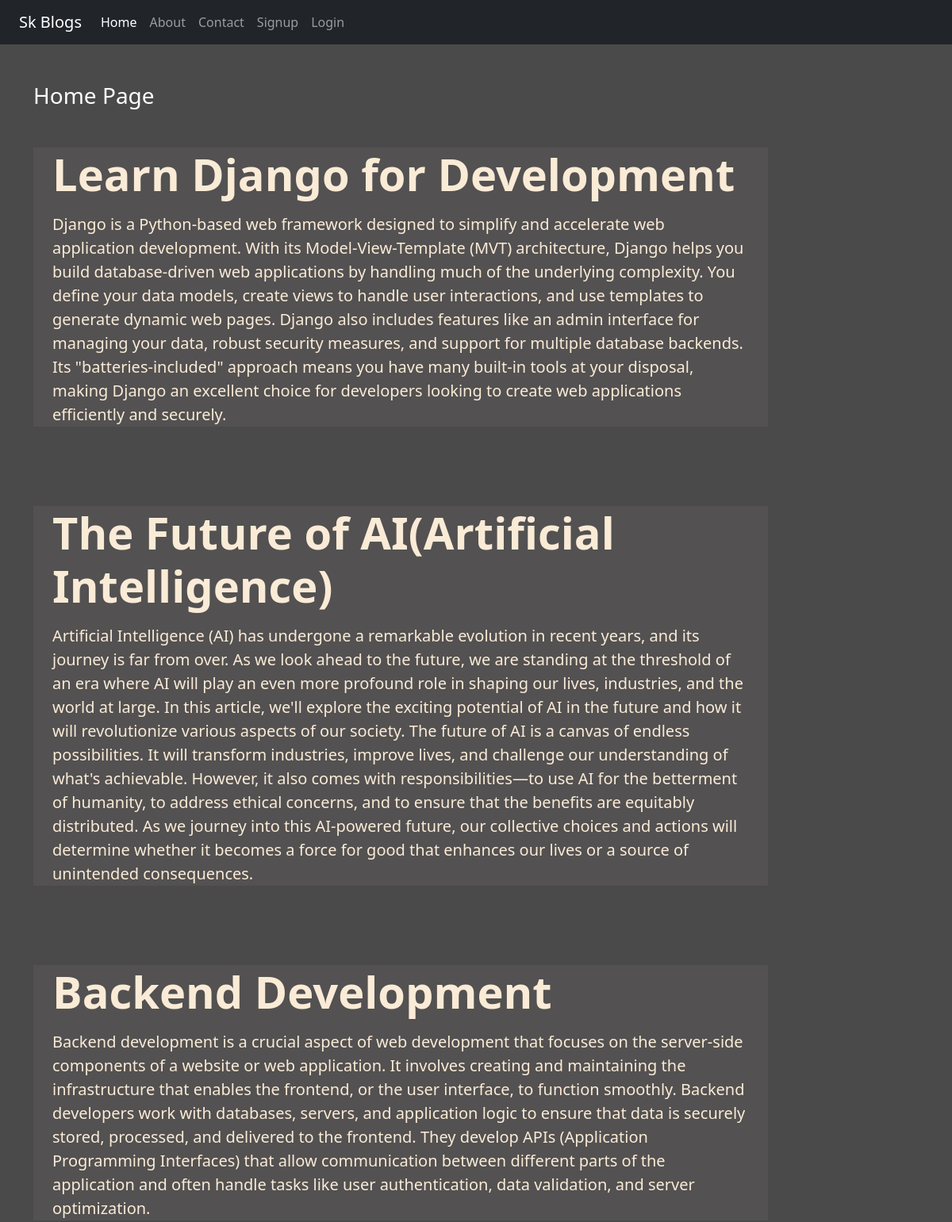
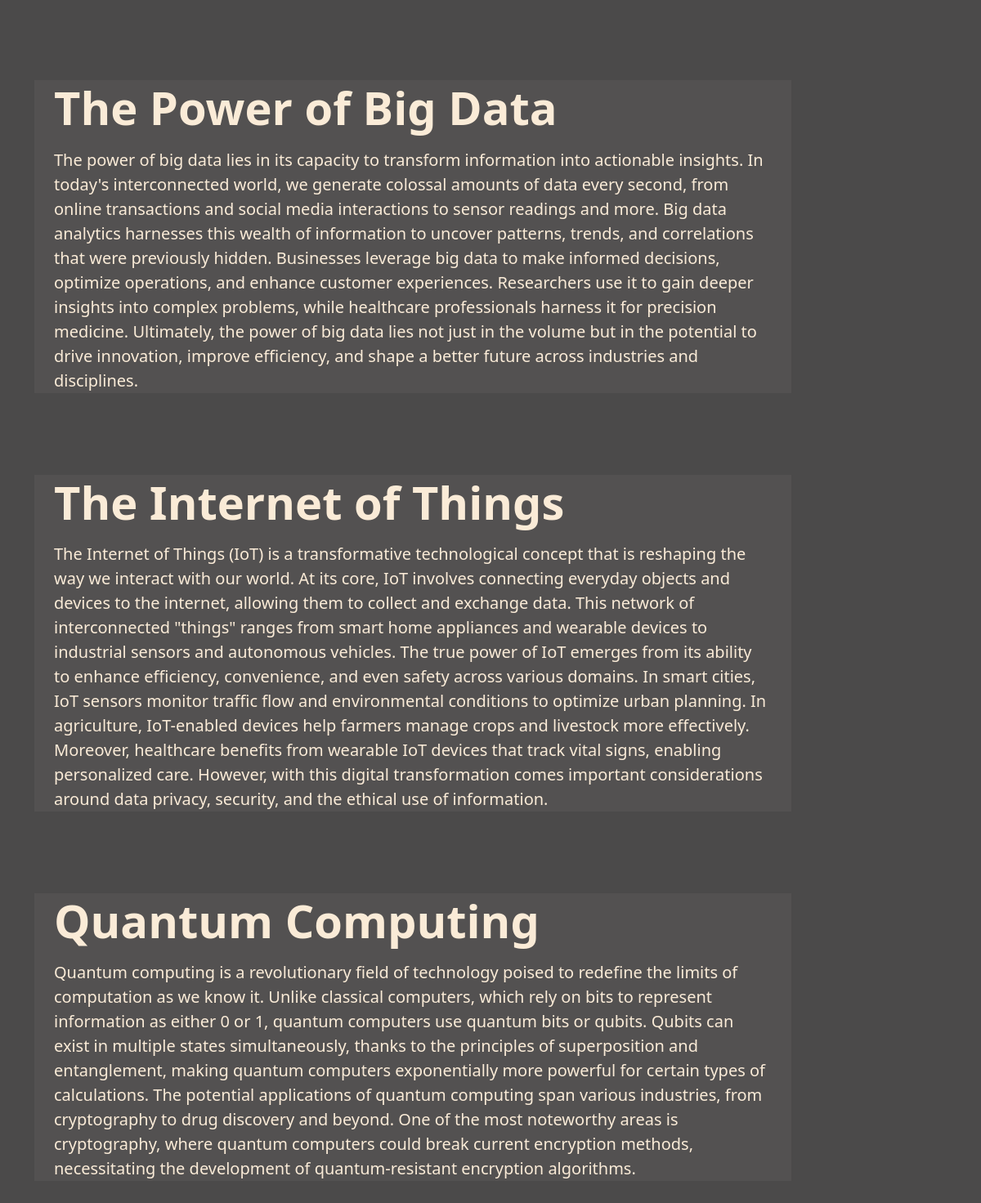
The page / on the database its author committed (2 pictures, top to bottom).
### blog/models.py (models this page shows)
class post(models.Model):
   title = models.CharField(max_length=150)
   description = models.TextField()

### blog/views.py (the view)
# urls.py: 2. Add a URL to urlpatterns:  path('', views.home, name='home')
def home(request):
   posts = post.objects.all()
   return render(request, 'blog/home.html',{'posts':posts})

### blog/templates/blog/home.html
{% extends "blog/base.html" %} {% load static %} {% block content %}
<div class="col-sm-10">
	<h3 class="text-white my-5">Home Page</h3>
	{% for post in posts %}
	<div class="jumbotron jumbotron-fluid jumbo-color">
		<div class="container">
			<h1 class="display-4">{{post.title}}</h1>
			<p class="lead">{{post.description}}</p>
		</div>
	</div>
	{% endfor %}
</div>
{% endblock content %}

### blog/templates/blog/base.html (shortened to what this page needs)
<!DOCTYPE html>
{% load static %}
<html lang="en">
	<head>
		<link rel="stylesheet" href=" {% static "blog/css/bootstrap.css" %} ">
		<link rel="stylesheet" href=" {% static "blog/css/style.css" %} ">
	</head>
	<body>
    <div class="container-fluid bg-dark">
      {% include "blog/navbar.html" %}
    </div>
    <div class="container">
      <div class="row">
        {% block content %}{% endblock content %}
      </div>
    </div>
  </body>
</html>

### blog/templates/blog/navbar.html (shortened to what this page needs)
<nav class="navbar navbar-expand-lg navbar-dark bg-dark">
	<div class="container-fluid">
		<a class="navbar-brand" href="{% url "home" %}">Sk Blogs</a>
		<div class="collapse navbar-collapse" id="navbarNav">
			<ul class="navbar-nav">
				<li class="nav-item">
					<a class="nav-link active" aria-current="page" href="/">Home</a>
				</li>
				<li class="nav-item">
					<a class="nav-link" href="{% url "about" %}">About</a>
				</li>
				<li class="nav-item">
					<a class="nav-link" href="{% url "contact" %}">Contact</a>
				</li>
				{% if request.user.is_authenticated %}
				<li class="nav-item">
					<a class="nav-link" href="{% url "dashboard" %}">Dashboard</a>
				</li>
				<li class="nav-item">
					<a class="nav-link" href="{% url "logout" %}">Logout</a>
				</li>
				{% else %}
				<li class="nav-item">
					<a class="nav-link" href="{% url "signup" %}">Signup</a>
				</li>
				<li class="nav-item">
					<a class="nav-link" href="{% url "login" %}">Login</a>
				</li>
				{% endif %}
			</ul>
		</div>
	</div>
</nav>

### blog/static/blog/css/style.css (style rules this page uses)
body { background-color: rgb(75, 74, 74); color: antiquewhite; }
.jumbo-color { background-color: rgb(83, 81, 81); }
.display-4 { font-weight: bold; margin-bottom: 15px; }
.lead { margin-top: 5px; margin-bottom: 100px; }

### rows shown on the page
post: title "Learn Django for Development", description "Django is a Python-based web framework designed to simplify and accelerate web application development. With its Model-View-Template (MVT) architecture, Django helps you build database-driven web applications by handling much of the underlying complexity. You define your data models, create views to handle user interactions, and use templates to generate dynamic web pages. Django also includes features like an admin interface for managing your data, robust security measures, and support for multiple database backends. Its \"batteries-included\" approach means you have many built-in tools at your disposal, making Django an excellent choice for developers looking to create web applications…"
post: title "The Future of AI(Artificial Intelligence)", description "Artificial Intelligence (AI) has undergone a remarkable evolution in recent years, and its journey is far from over. As we look ahead to the future, we are standing at the threshold of an era where AI will play an even more profound role in shaping our lives, industries, and the world at large. In this article, we'll explore the exciting potential of AI in the future and how it will revolutionize various aspects of our society. The future of AI is a canvas of endless possibilities. It will transform industries, improve lives, and challenge our understanding of what's achievable. However, it also comes with responsibilities—to use AI for the betterment of humanity, to address ethical…"
post: title "Backend Development", description "Backend development is a crucial aspect of web development that focuses on the server-side components of a website or web application. It involves creating and maintaining the infrastructure that enables the frontend, or the user interface, to function smoothly. Backend developers work with databases, servers, and application logic to ensure that data is securely stored, processed, and delivered to the frontend. They develop APIs (Application Programming Interfaces) that allow communication between different parts of the application and often handle tasks like user authentication, data validation, and server optimization."
post: title "The Power of Big Data", description "The power of big data lies in its capacity to transform information into actionable insights. In today's interconnected world, we generate colossal amounts of data every second, from online transactions and social media interactions to sensor readings and more. Big data analytics harnesses this wealth of information to uncover patterns, trends, and correlations that were previously hidden. Businesses leverage big data to make informed decisions, optimize operations, and enhance customer experiences. Researchers use it to gain deeper insights into complex problems, while healthcare professionals harness it for precision medicine. Ultimately, the power of big data lies not just in the volume…"
post: title "The Internet of Things", description "The Internet of Things (IoT) is a transformative technological concept that is reshaping the way we interact with our world. At its core, IoT involves connecting everyday objects and devices to the internet, allowing them to collect and exchange data. This network of interconnected \"things\" ranges from smart home appliances and wearable devices to industrial sensors and autonomous vehicles. The true power of IoT emerges from its ability to enhance efficiency, convenience, and even safety across various domains. In smart cities, IoT sensors monitor traffic flow and environmental conditions to optimize urban planning. In agriculture, IoT-enabled devices help farmers manage crops and livestock…"
post: title "Quantum Computing", description "Quantum computing is a revolutionary field of technology poised to redefine the limits of computation as we know it. Unlike classical computers, which rely on bits to represent information as either 0 or 1, quantum computers use quantum bits or qubits. Qubits can exist in multiple states simultaneously, thanks to the principles of superposition and entanglement, making quantum computers exponentially more powerful for certain types of calculations. The potential applications of quantum computing span various industries, from cryptography to drug discovery and beyond. One of the most noteworthy areas is cryptography, where quantum computers could break current encryption methods,…"
